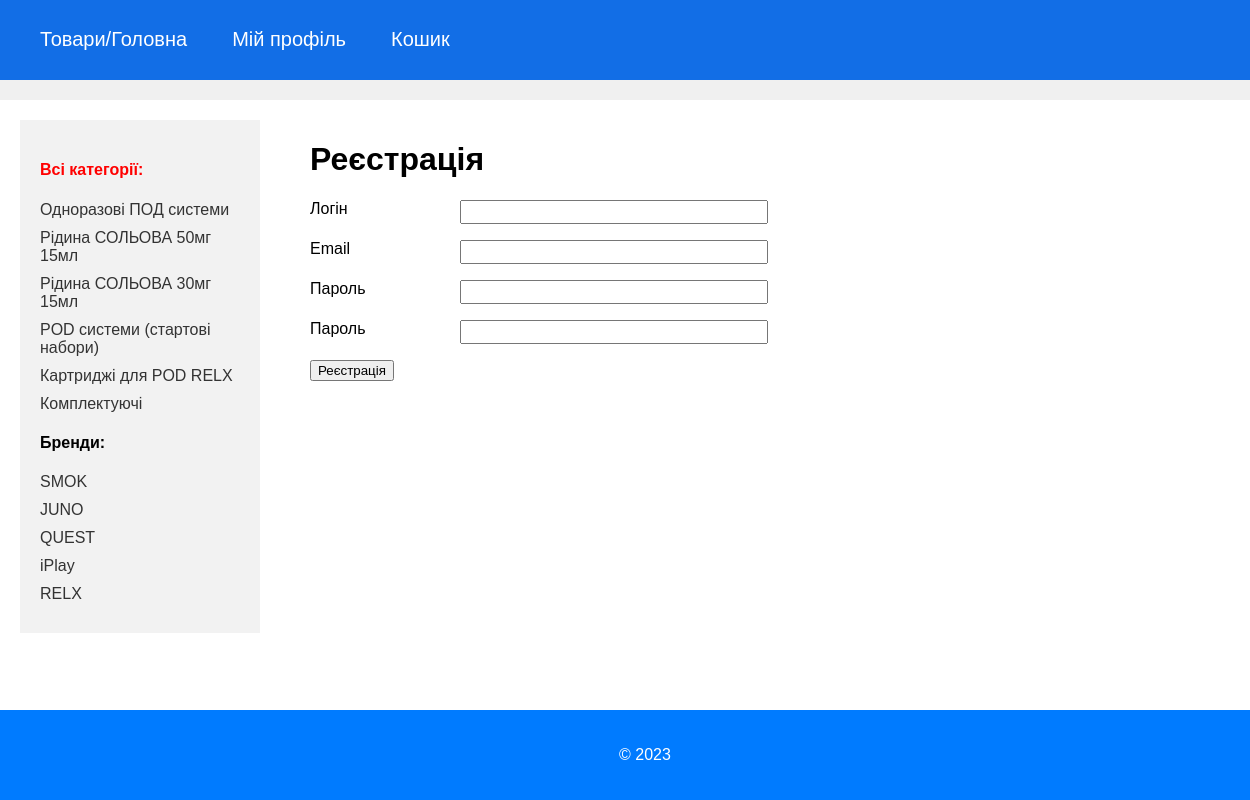
/goods/register/, run on the app's committed database.
### goods/models.py (models this page shows, shortened)
class Category(models.Model):
    name = models.CharField(max_length=50, verbose_name="Категорії")
    slug = models.SlugField(max_length=255, unique=True, db_index=True, verbose_name="URL")
    class Meta:
        verbose_name = "Категорії"
        verbose_name_plural = "Категорії"
        ordering = ['id', 'name']
    def get_absolute_url(self):
        return reverse('category', kwargs={'cat_slug': self.slug})

class Brand(models.Model):
    name = models.CharField(max_length=50, verbose_name="Бенд")
    slug = models.SlugField(max_length=255, unique=True, db_index=True, verbose_name="URL")
    class Meta:
        verbose_name = "Бренди"
        verbose_name_plural = "Бренди"
        ordering = ['id', 'name']
    def get_absolute_url(self):
        return reverse('brand', kwargs={'brand_slug': self.slug})

### goods/views.py (the view, shortened to what this page needs)
# urls.py: path('register/', RegisterUser.as_view(), name='register'),
class RegisterUser(DataMixin, CreateView):
    form_class = RegisterUserForm
    template_name = 'goods/register.html'
    success_url = reverse_lazy('login')
    def get_context_data(self, *, object_list=None, **kwargs):
        context = super().get_context_data(**kwargs)
        c_def = self.get_user_context(title="Реєстрація")
        return dict(list(context.items()) + list(c_def.items()))

### goods/forms.py
class RegisterUserForm(UserCreationForm):
    username = forms.CharField(label='Логін', widget=forms.TextInput(attrs={'class': 'form-input'}))
    email = forms.EmailField(label='Email', widget=forms.EmailInput(attrs={'class': 'form-input'}))
    password1 = forms.CharField(label='Пароль', widget=forms.PasswordInput(attrs={'class': 'form-input'}))
    password2 = forms.CharField(label='Пароль', widget=forms.PasswordInput(attrs={'class': 'form-input'}))
    class Meta:
        model = get_user_model()
        fields = ('username', 'email', 'password1', 'password2')

### goods/utils.py (called while the page is built, shortened)
    def get_user_context(self, **kwargs):
        context = kwargs
        cats = Category.objects.annotate(Count('good'))
        brands = Brand.objects.annotate(Count('good'))
        context['menu_seller'] = menu_seller
        context['menu_user'] = menu_user
        context['cats'] = cats
        context['brands'] = brands
        if 'cat_selected' not in context:
            context['cat_selected'] = 0
        if 'brand_selected' not in context:
            context['brand_selected'] = 0
        user = self.request.user
        return context

### goods/templates/goods/register.html (shortened to what this page needs)
{% extends 'goods/base.html' %}
{% block content %}
<h1>{{ title }}</h1>
<form method="post">
{% for f in form %}
<p><label class="form-label" for="{{ f.id_for_label }}">{{ f.label }}</label>{{ f }}</p>
{% endfor %}
    <button type="submit">Реєстрація</button>
</form>
{% endblock %}

### goods/templates/goods/base.html (shortened to what this page needs)
{% load static %}
<!doctype html>
<html lang="en">
<head>
    <link rel="stylesheet" href="{% static 'opt/css/style.css' %}">
</head>
<body>
<header>
    <nav>
        <ul class="horizontal-menu">
            {% block mainmenu %}
            <div class="header">
                <ul id="mainmenu" class="mainmenu">
                    {% if request.user.seller_status == True %}
                        {% for m in menu_seller %}
                        <li class="menu_li"><a href="{% url m.url_name %}">{{ m.title }}</a></li>
                        {% endfor %}
                    {% else %}
                        {% for m in menu_user %}
                        <li><a href="{% url m.url_name %}">{{ m.title }}</a></li>
                        {% endfor %}
                    {% endif %}
                    {% if cart_items %}
                        <li class="menu_li">
                            <a href="{% url 'cart_view' %}">
                                Кошик: ({{ total_quantity }}шт.) - Вартість: {{ total_price }} грн.
                            </a>
                        </li>
                    {% else %}
                        <li class="menu_li">
                            <a href="{% url 'cart_view' %}">
                                Кошик
                            </a>
                        </li>
                    {% endif %}
                </ul>
            </div>
            {% endblock mainmenu %}
        </ul>
    </nav>
</header>
    <div class="container">
        <aside class="sidebar">
            {% if cat_selected == 0 %}
                <li class="selected"><h4>Всі категорії:</h4></li>
            {% else %}
                <li><a href="{% url 'goods' %}"><h4>Всі категорії:</h4></a></li>
            {% endif %}
            {% for c in cats %}
                {% if c.good__count > 0 %}
                    {% if c.pk == cat_selected %}
                        <li class="selected">{{ c.name }}</li>
                    {% else %}
                        <li><a href="{{ c.get_absolute_url }}">{{ c.name }}</a></li>
                    {% endif %}
                {% endif %}
            {% endfor %}
            <p><h4>Бренди:</h4></p>
            {% for b in brands %}
                {% if b.good__count > 0 %}
                    {% if b.id == brand_selected %}
                        <li class="selected">{{ b.name }}</li>
                    {% else %}
                        <li><a href="{{ b.get_absolute_url }}">{{ b.name }}</a></li>
                    {% endif %}
                {% endif %}
            {% endfor %}
        </aside>
        <main class="main">
            {% block content %}
            {% endblock %}
        </main>
    </div>
    <footer>
        <p>&copy; 2023 </p>
    </footer>
</body>
</html>

### opt/static/opt/css/style.css (style rules this page uses)
.horizontal-menu { list-style-type: none; margin: 0; padding: 0; overflow: hidden; background-color: #f0f0f0; }
body { font-family: Arial, sans-serif; margin: 0; padding: 0; display: flex; flex-direction: column; min-height: 100vh; }
.container { margin-left: 0px; flex: 1; }
.main { margin-left: 30px; padding: 0 0 0 20px; }
footer { background-color: #f0f0f0; padding: 20px; text-align: center; clear: both; }
ul, li { list-style-type: none; }
.selected { color: red; }
ul.mainmenu { list-style: none; margin: 0; padding: 0; height: 60px; color: black; font-size: 20px; overflow: hidden; }
ul.mainmenu li { float: left; margin: 18px 15px 0 30px; }
ul.mainmenu li a { color: white; text-decoration: none; }
.form-input { width: 300px; font-size: 16px; }
.form-label { display: inline-block; min-width: 150px; vertical-align: top; }
.container { display: flex; margin: 20px; }
.sidebar { flex: 0 0 200px; background-color: #f2f2f2; padding: 20px; height: 100%; }
.sidebar li { margin-bottom: 10px; }
.sidebar a { text-decoration: none; color: #333; font-weight: 400; }
.header { background-color: #126ee6; color: #fff; padding: 10px; margin-bottom: 20px; }
.header ul { list-style-type: none; padding: 0; margin: 0; }
.header li { display: inline-block; margin-right: 10px; }
.header a { color: #fff; text-decoration: none; }
.header { display: flex; justify-content: space-between; align-items: center; }
footer { background-color: #007bff; padding: 20px; text-align: center; clear: both; color: white; bottom: 0; left: 0; width: 100%; }

### data on the page
Category: name "Одноразові ПОД системи"
Category: name "Рідина СОЛЬОВА 50мг 15мл"
Category: name "Рідина СОЛЬОВА 30мг 15мл"
Category: name "POD системи (стартові набори)"
Category: name "Картриджі для POD RELX"
Category: name "Комплектуючі"
Brand: name "SMOK"
Brand: name "JUNO"
Brand: name "QUEST"
Brand: name "iPlay"
Brand: name "RELX"

### other printed values
{{ m.title }} "Товари/Головна" "Мій профіль"
{{ title }} "Реєстрація"
{{ f.label }} "Логін" "Email" "Пароль" "Пароль"
